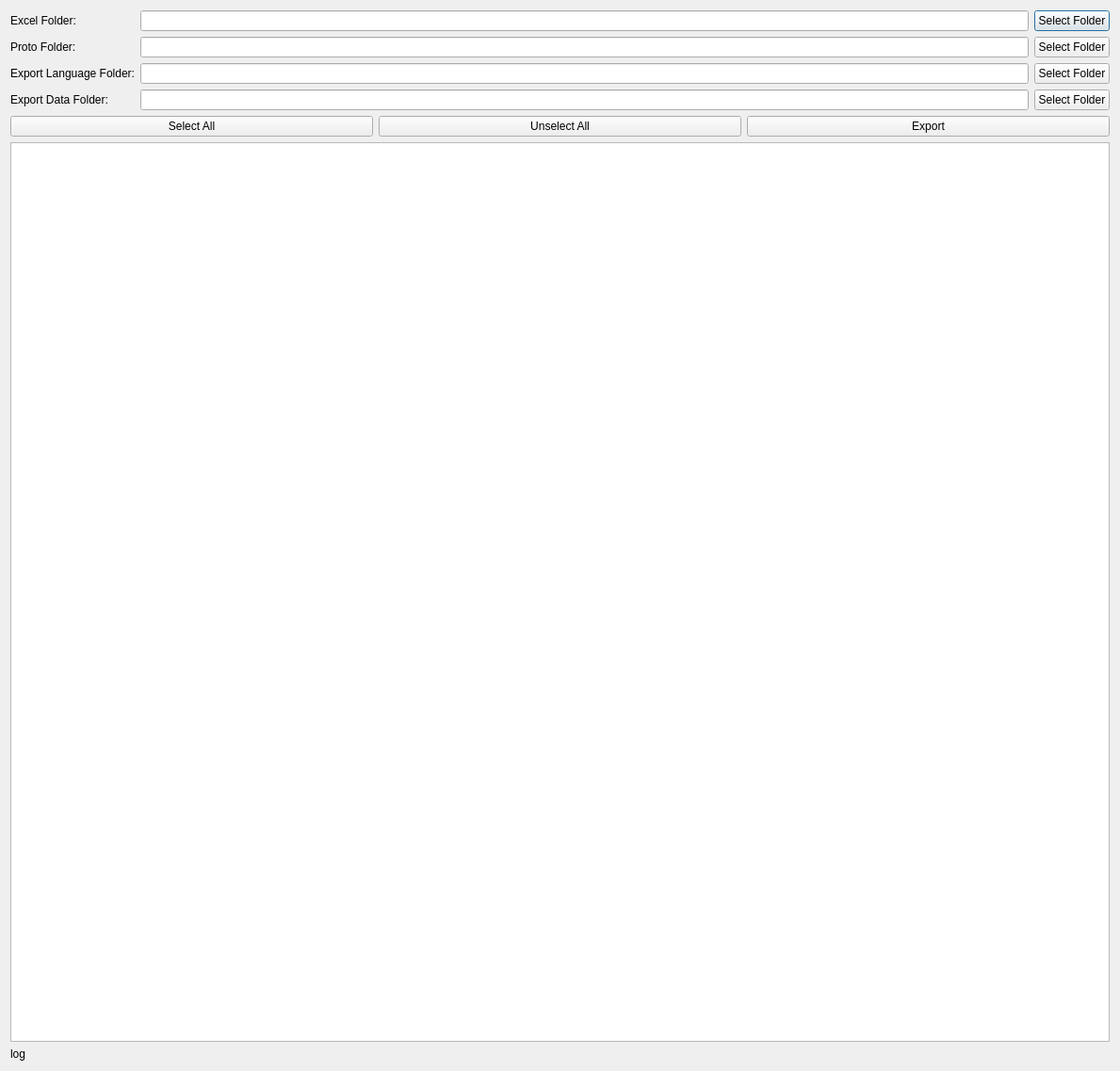
<?xml version="1.0" encoding="UTF-8"?>
<ui version="4.0">
 <class>Dialog</class>
 <widget class="QDialog" name="Dialog">
  <property name="geometry">
   <rect>
    <x>0</x>
    <y>0</y>
    <width>1189</width>
    <height>1137</height>
   </rect>
  </property>
  <property name="windowTitle">
   <string>HiExcelToProtobuf</string>
  </property>
  <layout class="QVBoxLayout" name="verticalLayout_4">
   <item>
    <layout class="QHBoxLayout" name="horizontalLayout_2">
     <item>
      <layout class="QVBoxLayout" name="verticalLayout_3">
       <item>
        <widget class="QLabel" name="label_2">
         <property name="text">
          <string>Excel Folder:</string>
         </property>
        </widget>
       </item>
       <item>
        <widget class="QLabel" name="label_3">
         <property name="text">
          <string>Proto Folder:</string>
         </property>
        </widget>
       </item>
       <item>
        <widget class="QLabel" name="label_7">
         <property name="text">
          <string>Export Language Folder:</string>
         </property>
        </widget>
       </item>
       <item>
        <widget class="QLabel" name="label_6">
         <property name="text">
          <string>Export Data Folder:</string>
         </property>
        </widget>
       </item>
      </layout>
     </item>
     <item>
      <layout class="QVBoxLayout" name="verticalLayout">
       <item>
        <widget class="QLineEdit" name="lineEdit_ExcelFolder"/>
       </item>
       <item>
        <widget class="QLineEdit" name="lineEdit_ProtoFolder"/>
       </item>
       <item>
        <widget class="QLineEdit" name="lineEdit_LanguageFolder"/>
       </item>
       <item>
        <widget class="QLineEdit" name="lineEdit_DataFolder"/>
       </item>
      </layout>
     </item>
     <item>
      <layout class="QVBoxLayout" name="verticalLayout_2">
       <item>
        <widget class="QPushButton" name="pushButton_ExcelFolder">
         <property name="text">
          <string>Select Folder</string>
         </property>
        </widget>
       </item>
       <item>
        <widget class="QPushButton" name="pushButton_ProtoFolder">
         <property name="text">
          <string>Select Folder</string>
         </property>
        </widget>
       </item>
       <item>
        <widget class="QPushButton" name="pushButton_LanguageFolder">
         <property name="text">
          <string>Select Folder</string>
         </property>
        </widget>
       </item>
       <item>
        <widget class="QPushButton" name="pushButton_DataFolder">
         <property name="text">
          <string>Select Folder</string>
         </property>
        </widget>
       </item>
      </layout>
     </item>
    </layout>
   </item>
   <item>
    <layout class="QHBoxLayout" name="horizontalLayout">
     <item>
      <widget class="QPushButton" name="pushButton_SelectAll">
       <property name="text">
        <string>Select All</string>
       </property>
      </widget>
     </item>
     <item>
      <widget class="QPushButton" name="pushButton_UnselectAll">
       <property name="text">
        <string>Unselect All</string>
       </property>
      </widget>
     </item>
     <item>
      <widget class="QPushButton" name="pushButton_Export">
       <property name="text">
        <string>Export</string>
       </property>
      </widget>
     </item>
    </layout>
   </item>
   <item>
    <widget class="QListWidget" name="listWidget"/>
   </item>
   <item>
    <widget class="QLabel" name="label_log">
     <property name="text">
      <string>log</string>
     </property>
    </widget>
   </item>
  </layout>
 </widget>
 <resources/>
 <connections/>
</ui>
